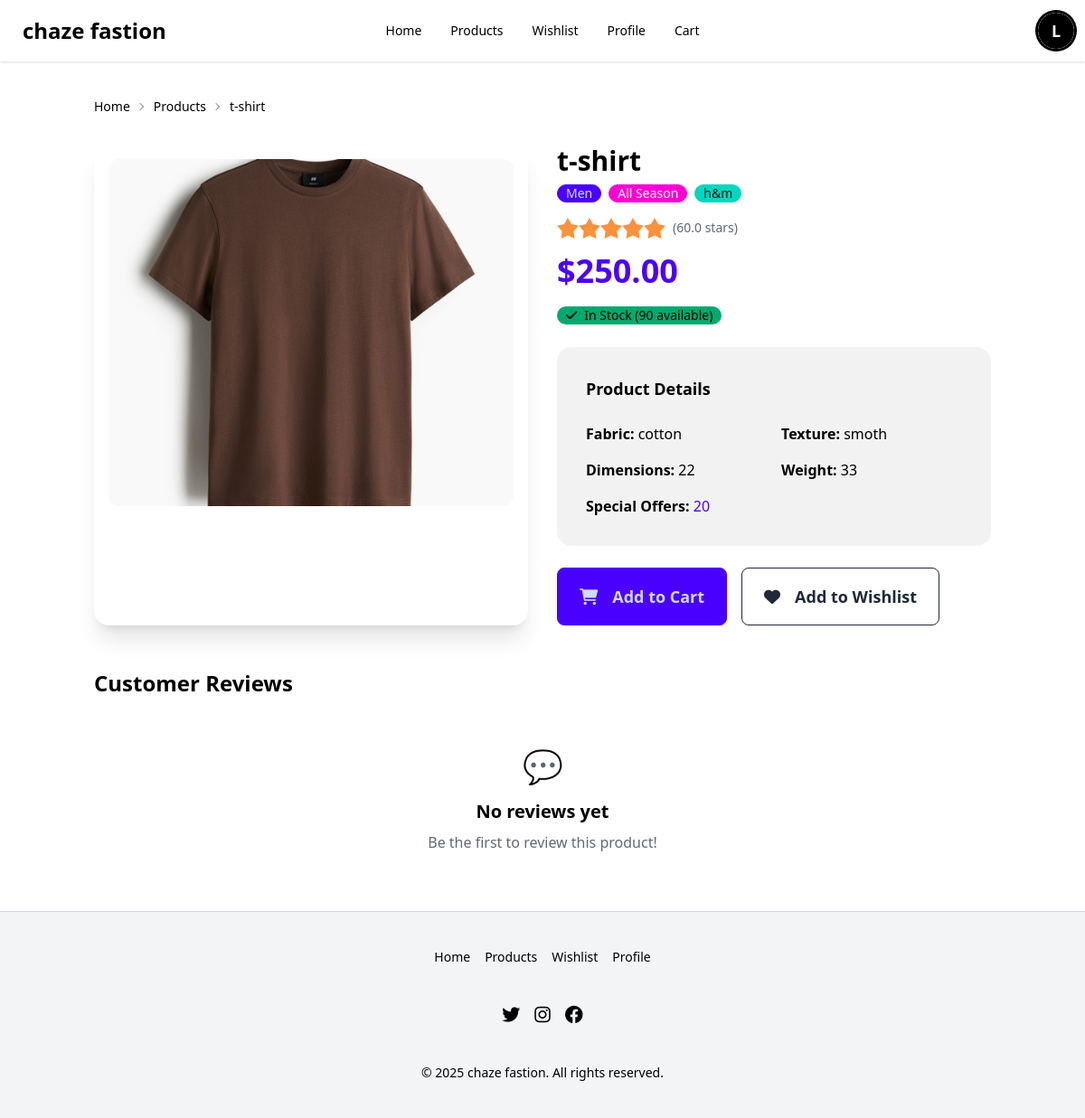
/product/1/ (signed in), run on the app's committed database.
### catalog/models.py (models this page shows, shortened)
class Product(models.Model):
    CATEGORY_CHOICES = [
        ("Boys", "Boys"),
        ("Girls", "Girls"),
        ("Men", "Men"),
        ("Women", "Women"),
        ("Toddler", "Toddler"),
    ]
    SEASON_CHOICES = [
        ("Summer", "Summer"),
        ("Winter", "Winter"),
        ("All Season", "All Season"),
    ]
    pr_id = models.AutoField(primary_key=True)
    pr_cate = models.CharField(max_length=20, choices=CATEGORY_CHOICES)
    pr_name = models.CharField(max_length=100)
    pr_price = models.DecimalField(max_digits=10, decimal_places=2)
    pr_reviews = models.FloatField(default=0)
    pr_buy_quant = models.PositiveIntegerField(default=0)
    pr_stk_quant = models.PositiveIntegerField(default=0)
    pr_dimensions = models.CharField(max_length=100, blank=True)
    pr_weights = models.CharField(max_length=50, blank=True)
    pr_offers = models.CharField(max_length=100, blank=True)
    pr_images = models.ImageField(upload_to='product_images/', blank=True, null=True)
    pr_season = models.CharField(max_length=20, choices=SEASON_CHOICES, default="All Season")
    pr_fabric = models.CharField(max_length=50, blank=True)
    pr_texture = models.CharField(max_length=50, blank=True)
    pr_brand = models.CharField(max_length=50, blank=True)

### catalog/views.py (the view)
# urls.py: path('product/<int:product_id>/', views.product_detail, name='product_detail'),
def product_detail(request, product_id):
    product = get_object_or_404(Product, pr_id=product_id)
    reviews = product.review_set.all().order_by('-created_at')
    context = {
        'product': product,
        'reviews': reviews,
    }
    return render(request, 'catalog/product_detail.html', context)

### templates/catalog/product_detail.html (shortened to what this page needs)
{% extends 'base.html' %}
{% block content %}
<div class="container mx-auto">
    <div class="text-sm breadcrumbs mb-6">
        <ul>
            <li><a href="{% url 'home' %}">Home</a></li>
            <li><a href="{% url 'product_list' %}">Products</a></li>
            <li>{{ product.pr_name }}</li>
        </ul>
    </div>
    <div class="grid grid-cols-1 lg:grid-cols-2 gap-8">
        <div class="card bg-base-100 shadow-xl">
            <figure class="px-4 pt-4">
                {% if product.pr_images %}
                    <img src="{{ product.pr_images.url }}" alt="{{ product.pr_name }}"
                         class="rounded-xl w-full h-96 object-cover" />
                {% else %}
                    <div class="bg-base-300 rounded-xl w-full h-96 flex items-center justify-center">
                        <i class="fas fa-tshirt text-8xl text-base-content opacity-50"></i>
                    </div>
                {% endif %}
            </figure>
        </div>
        <div class="space-y-6">
            <div>
                <h1 class="text-3xl font-bold mb-2">{{ product.pr_name }}</h1>
                <div class="flex items-center gap-2 mb-4">
                    <span class="badge badge-primary">{{ product.pr_cate }}</span>
                    <span class="badge badge-secondary">{{ product.pr_season }}</span>
                    {% if product.pr_brand %}
                        <span class="badge badge-accent">{{ product.pr_brand }}</span>
                    {% endif %}
                </div>
                <div class="flex items-center gap-2 mb-4">
                    <div class="rating rating-md">
                        {% for i in "12345" %}
                            {% if forloop.counter <= product.pr_reviews %}
                                <input type="radio" name="rating" class="mask mask-star-2 bg-orange-400" checked disabled />
                            {% else %}
                                <input type="radio" name="rating" class="mask mask-star-2 bg-orange-400" disabled />
                            {% endif %}
                        {% endfor %}
                    </div>
                    <span class="text-sm text-base-content opacity-70">
                        ({{ product.pr_reviews }} stars)
                    </span>
                </div>
                <div class="text-4xl font-bold text-primary mb-4">
                    ${{ product.pr_price }}
                </div>
                <div class="mb-4">
                    {% if product.pr_stk_quant > 0 %}
                        <span class="badge badge-success gap-2">
                            <i class="fas fa-check"></i>
                            In Stock ({{ product.pr_stk_quant }} available)
                        </span>
                    {% else %}
                        <span class="badge badge-error gap-2">
                            <i class="fas fa-times"></i>
                            Out of Stock
                        </span>
                    {% endif %}
                </div>
            </div>
            <div class="card bg-base-200">
                <div class="card-body">
                    <h2 class="card-title text-lg mb-4">Product Details</h2>
                    <div class="grid grid-cols-1 md:grid-cols-2 gap-4">
                        {% if product.pr_fabric %}
                            <div>
                                <span class="font-semibold">Fabric:</span>
                                <span>{{ product.pr_fabric }}</span>
                            </div>
                        {% endif %}
                        {% if product.pr_texture %}
                            <div>
                                <span class="font-semibold">Texture:</span>
                                <span>{{ product.pr_texture }}</span>
                            </div>
                        {% endif %}
                        {% if product.pr_dimensions %}
                            <div>
                                <span class="font-semibold">Dimensions:</span>
                                <span>{{ product.pr_dimensions }}</span>
                            </div>
                        {% endif %}
                        {% if product.pr_weights %}
                            <div>
                                <span class="font-semibold">Weight:</span>
                                <span>{{ product.pr_weights }}</span>
                            </div>
                        {% endif %}
                        {% if product.pr_offers %}
                            <div class="md:col-span-2">
                                <span class="font-semibold">Special Offers:</span>
                                <span class="text-primary">{{ product.pr_offers }}</span>
                            </div>
                        {% endif %}
                    </div>
                </div>
            </div>
            <div class="flex flex-wrap gap-4">
                {% if user.is_authenticated %}
                    {% if product.pr_stk_quant > 0 %}
                        <a href="{% url 'add_to_cart' product.pr_id %}" class="btn btn-primary btn-lg">
                            <i class="fas fa-shopping-cart mr-2"></i>
                            Add to Cart
                        </a>
                    {% endif %}
                    <a href="{% url 'add_to_wishlist' product.pr_id %}" class="btn btn-outline btn-lg">
                        <i class="fas fa-heart mr-2"></i>
                        Add to Wishlist
                    </a>
                {% else %}
                    <a href="{% url 'login' %}" class="btn btn-primary btn-lg">
                        <i class="fas fa-sign-in-alt mr-2"></i>
                        Login to Purchase
                    </a>
                {% endif %}
            </div>
        </div>
    </div>
    <div class="mt-12">
        <h2 class="text-2xl font-bold mb-6">Customer Reviews</h2>
        {% if reviews %}
            <div class="space-y-4">
                {% for review in reviews %}
                <div class="card bg-base-100 shadow-lg">
                    <div class="card-body">
                        <div class="flex items-center justify-between mb-2">
                            <div class="flex items-center gap-2">
                                <div class="avatar placeholder">
                                    <div class="bg-primary text-primary-content rounded-full w-8">
                                        <span class="text-xs">{{ review.user.username|first|upper }}</span>
                                    </div>
                                </div>
                                <span class="font-semibold">{{ review.user.username }}</span>
                            </div>
                            <div class="rating rating-sm">
                                {% for i in "12345" %}
                                    {% if forloop.counter <= review.rating %}
                                        <input type="radio" name="rating-{{ review.id }}"
                                               class="mask mask-star-2 bg-orange-400" checked disabled />
                                    {% else %}
                                        <input type="radio" name="rating-{{ review.id }}"
                                               class="mask mask-star-2 bg-orange-400" disabled />
                                    {% endif %}
                                {% endfor %}
                            </div>
                        </div>
                        {% if review.comment %}
                            <p class="text-base-content">{{ review.comment }}</p>
                        {% endif %}
                        <div class="text-xs text-base-content opacity-50 mt-2">
                            {{ review.created_at|date:"F j, Y" }}
                        </div>
                    </div>
                </div>
                {% endfor %}
            </div>
        {% else %}
            <div class="text-center py-8">
                <div class="text-4xl mb-4">💬</div>
                <h3 class="text-xl font-semibold mb-2">No reviews yet</h3>
                <p class="text-base-content opacity-70">Be the first to review this product!</p>
            </div>
        {% endif %}
    </div>
</div>
{% endblock %}

### templates/base.html (shortened to what this page needs)
<!DOCTYPE html>
<html lang="en" data-theme="light">
<head>
  <link href="https://cdn.jsdelivr.net/npm/daisyui@4.7.2/dist/full.min.css" rel="stylesheet" />
  <script src="https://cdn.tailwindcss.com"></script>
  <link rel="stylesheet" href="https://cdnjs.cloudflare.com/ajax/libs/font-awesome/6.0.0/css/all.min.css">
</head>
<body class="min-h-screen bg-white text-black">
  <div class="navbar bg-white text-black shadow">
    <div class="navbar-start">
      <a href="{% url 'home' %}" class="btn btn-ghost text-2xl font-bold">chaze fastion</a>
    </div>
    <div class="navbar-center hidden lg:flex">
      <ul class="menu menu-horizontal px-1">
        <li><a href="{% url 'home' %}">Home</a></li>
        <li><a href="{% url 'product_list' %}">Products</a></li>
        {% if user.is_authenticated %}
          <li><a href="{% url 'wishlist' %}">Wishlist</a></li>
          <li><a href="{% url 'profile' %}">Profile</a></li>
          <li><a href="{% url 'cart' %}">Cart</a></li>
        {% endif %}
      </ul>
    </div>
    <div class="navbar-end space-x-2">
      {% if user.is_authenticated %}
        <div class="dropdown dropdown-end">
          <div tabindex="0" class="btn btn-ghost btn-circle avatar">
            <div class="w-10 rounded-full ring ring-black">
              {% if user.userprofile.avatar %}
                <img src="{{ user.userprofile.avatar.url }}" alt="{{ user.username }}" />
              {% else %}
                <div class="bg-black text-white rounded-full w-10 h-10 flex items-center justify-center">
                  <span class="text-lg font-bold">{{ user.username|first|upper }}</span>
                </div>
              {% endif %}
            </div>
          </div>
        </div>
      {% else %}
        <a href="{% url 'login' %}" class="btn bg-black text-white hover:bg-gray-800">Login</a>
        <a href="{% url 'signup' %}" class="btn bg-black text-white hover:bg-gray-800">Sign Up</a>
      {% endif %}
    </div>
  </div>
  <main class="container mx-auto px-4 py-8">
    {% block content %}{% endblock %}
  </main>
  <footer class="footer footer-center p-10 bg-gray-100 text-black border-t border-gray-300">
    <nav class="grid grid-flow-col gap-4">
      <a href="{% url 'home' %}" class="link link-hover">Home</a>
      <a href="{% url 'product_list' %}" class="link link-hover">Products</a>
      {% if user.is_authenticated %}
        <a href="{% url 'wishlist' %}" class="link link-hover">Wishlist</a>
        <a href="{% url 'profile' %}" class="link link-hover">Profile</a>
      {% else %}
        <a href="{% url 'login' %}" class="link link-hover">Login</a>
        <a href="{% url 'signup' %}" class="link link-hover">Sign Up</a>
      {% endif %}
    </nav>
    <nav>
      <div class="grid grid-flow-col gap-4">
        <a href="#"><i class="fab fa-twitter text-xl"></i></a>
        <a href="#"><i class="fab fa-instagram text-xl"></i></a>
        <a href="#"><i class="fab fa-facebook text-xl"></i></a>
      </div>
    </nav>
    <aside>
      <p>&copy; 2025 chaze fastion. All rights reserved.</p>
    </aside>
  </footer>
</body>
</html>

### data on the page
Product: pr_name "t-shirt", pr_images (picture), pr_cate "Men", pr_season "All Season", pr_brand "h&m", pr_reviews "60.0", pr_price "250.00", pr_stk_quant "90", pr_fabric "cotton", pr_texture "smoth", pr_dimensions "22", pr_weights "33", pr_offers "20"

### other printed values
{{ user.username|first|upper }} "L"
